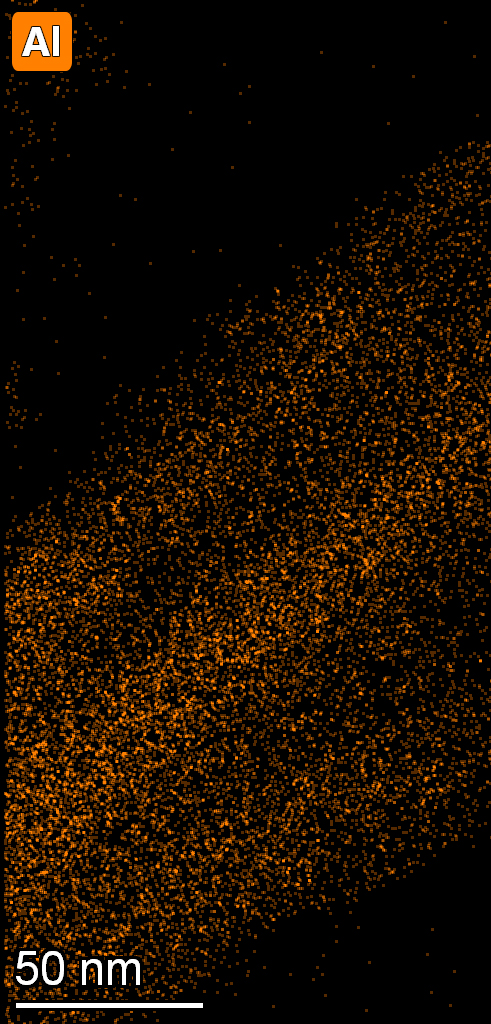
#> input picture list_1/Image_pixel_recognition/AI.jpg, 491 x 1024 px
$ python h1.py
#> lines starting #> are read from the running program, lines starting #| are printed output that depends on the picture; after the words box and inside, x2 and y2 are one past the last pixel; in counts of white or black regions, pixels touching at a corner belong together
import cv2
import numpy as np

# 加载图像
images = ['AI.jpg', 'Fe.jpg', 'P.jpg']
# 每种化学元素在HSV空间中的颜色范围
colors = [
    {'lower': np.array([10, 0, 5]), 'upper': np.array([20, 255, 255])},
    {'lower': np.array([130, 0, 5]), 'upper': np.array([140, 255, 255])},
    {'lower': np.array([90, 0, 5]), 'upper': np.array([100, 255, 255])}
]

for img_file, color in zip(images, colors):
    # 读取图像
    img = cv2.imread(img_file)
#> img is the input picture: shape (1024, 491, 3); mean B, G, R 1.8, 13.9, 26.4

    # 转换到HSV颜色空间（如果颜色在RGB空间中不容易区分）
    hsv_img = cv2.cvtColor(img, cv2.COLOR_BGR2HSV)
#> hsv_img: shape (1024, 491, 3); mean H, S, V 22.7, 127.1, 26.7

    # 定义颜色范围
    lower_color = np.array(color['lower'])
    upper_color = np.array(color['upper'])

    # 创建颜色掩膜
    mask = cv2.inRange(hsv_img, lower_color, upper_color)
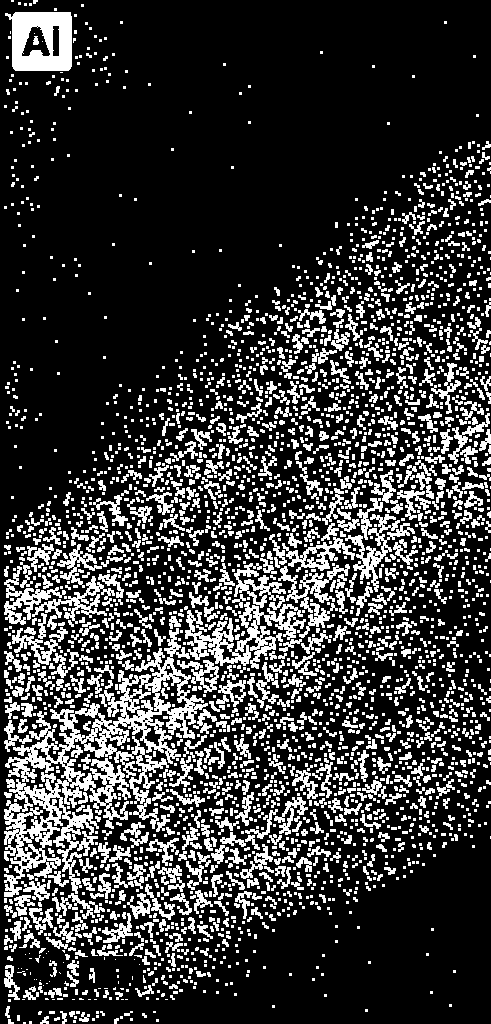
#> mask: shape (1024, 491); 22.3% white; 3369 white regions (2315 under 20 px), largest, box (x1, y1, x2, y2) and area: (4, 628, 208, 897) 14509, (185, 602, 306, 669) 2951, (5, 12, 72, 71) 2898

    # 统计颜色掩膜中的非零像素数（即该颜色的像素数）
    count = cv2.countNonZero(mask)
#> count = 112049

    print(f"The number of elements in {img_file} is: {count}")
#| The number of elements in AI.jpg is: 112049
#> pass 2 of the loop `for img_file, color in zip(images, colors):`:
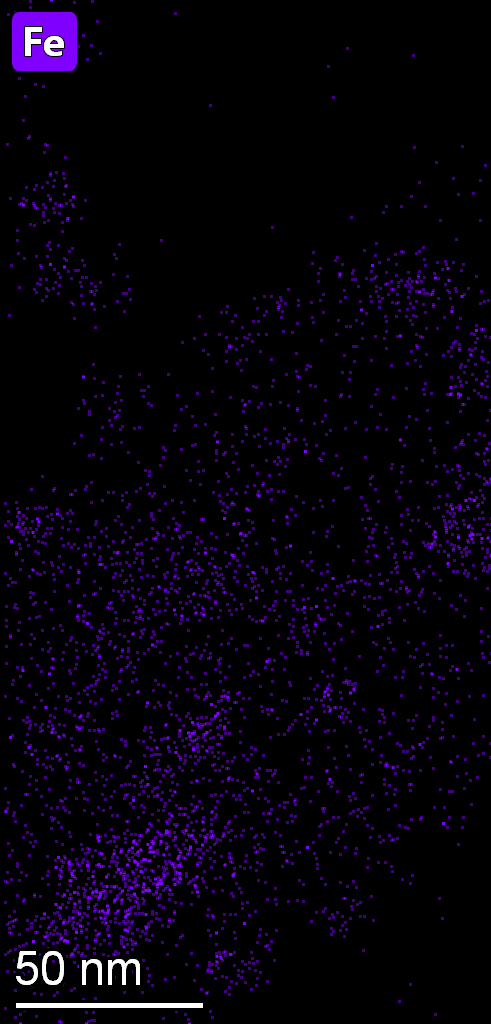
#> input picture list_1/Image_pixel_recognition/Fe.jpg, 491 x 1024 px
#> img is the input picture: shape (1024, 491, 3); mean B, G, R 11.7, 1.5, 6.6
#> hsv_img: shape (1024, 491, 3); mean H, S, V 24.3, 69.2, 11.9
#> `mask = cv2.inRange(hsv_img, lower_color, upper_color)`:
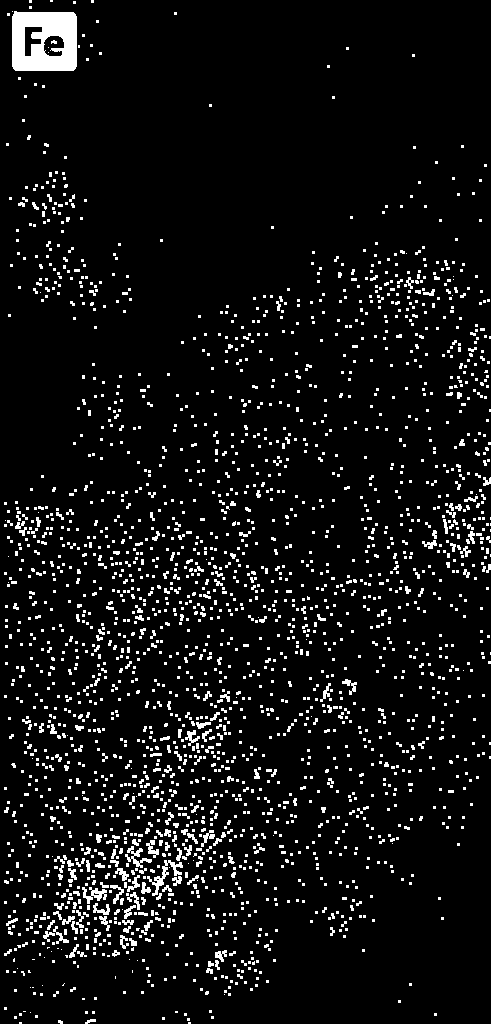
#> mask: shape (1024, 491); 6.9% white; 2484 white regions (2253 under 20 px), largest, box (x1, y1, x2, y2) and area: (12, 11, 77, 71) 3228, (147, 860, 183, 896) 315, (82, 887, 107, 904) 206
#> count = 34463
#| The number of elements in Fe.jpg is: 34463
#> pass 3 of the loop `for img_file, color in zip(images, colors):`:
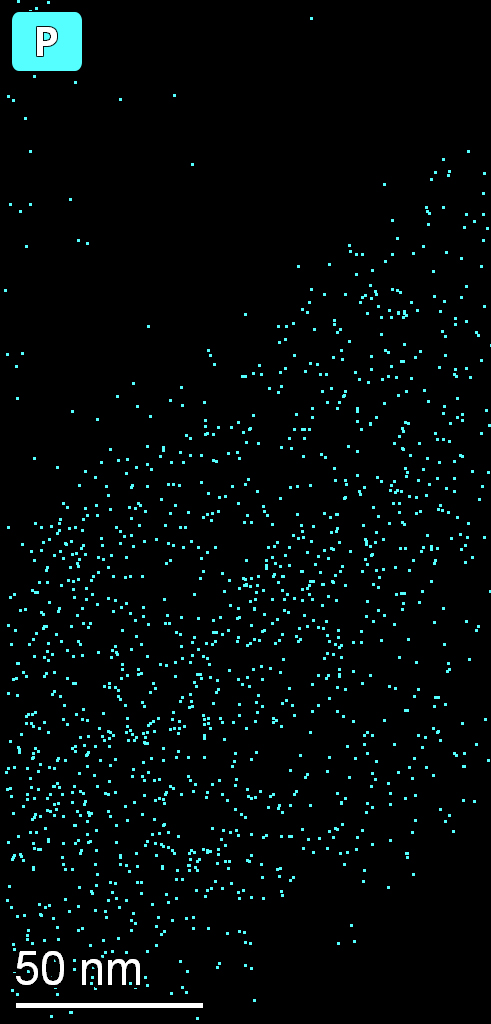
#> input picture list_1/Image_pixel_recognition/P.jpg, 491 x 1024 px
#> img is the input picture: shape (1024, 491, 3); mean B, G, R 9.6, 9.5, 4.1
#> hsv_img: shape (1024, 491, 3); mean H, S, V 12.4, 39.4, 9.7
#> `mask = cv2.inRange(hsv_img, lower_color, upper_color)`:
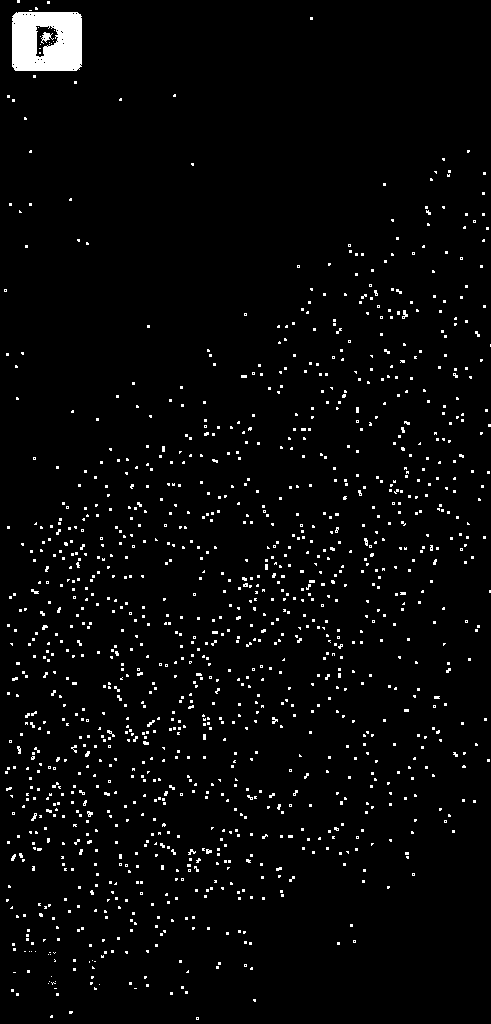
#> mask: shape (1024, 491); 3.1% white; 1275 white regions (1256 under 20 px), largest, box (x1, y1, x2, y2) and area: (12, 12, 82, 71) 3641, (41, 32, 54, 44) 69, (402, 310, 408, 319) 31
#> count = 15498
#| The number of elements in P.jpg is: 15498
